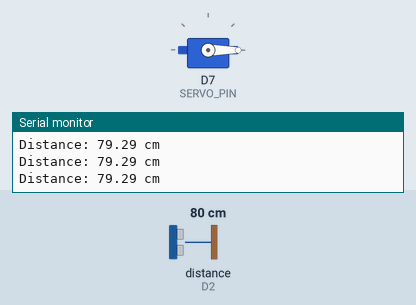
Recording of a sketch running on a simulated ESP8266 (NodeMCU). Shown: servo, the last lines printed to the serial monitor. Wiring (inferred from the names in the program): ultrasonic range finder: trigger D1; echo D2. Inputs (shaded band) come from the test bench; at power-on: distance to the obstacle (sensor on D2) 80 cm. The echo pulse lasts 58.3 µs per cm.

Above: at 1.3 s.
1.4 s: distance to the obstacle (sensor on D2) set to 54 cm
2.9 s: distance to the obstacle (sensor on D2) set to 46 cm
At 3.7 s:
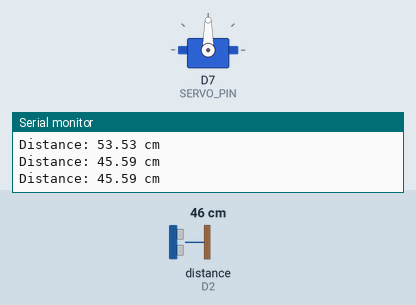
4.5 s: distance to the obstacle (sensor on D2) set to 60 cm
At 5.3 s:
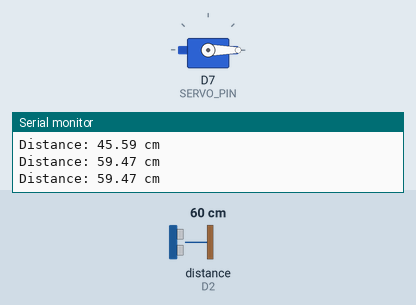
6.0 s: distance to the obstacle (sensor on D2) set to 2 cm
At 6.8 s:
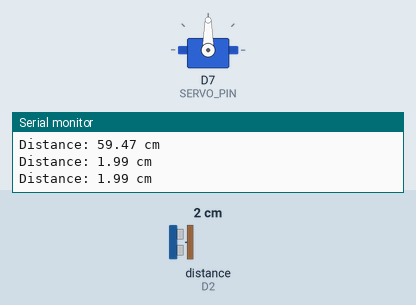
Timing chart, 0 to 8.5 s (numbered marks = the images above; inputs shaded):
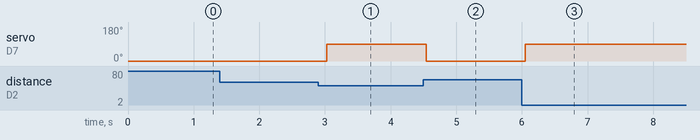

Measured:
- the behaviour switches between 51 and 50 cm on distance to the obstacle (sensor on D2) (found by bisection; images 0 and 1)
- after the input at 2.9 s, servo on D7 (SERVO_PIN): 0° → 90° after 0.13 s
- after the input at 4.5 s, servo on D7 (SERVO_PIN): 90° → 0° at once
- after the input at 6.0 s, servo on D7 (SERVO_PIN): 0° → 90° after 0.05 s

The sketch:

automatic_door_opener.ino
```cpp
 /*
 * Automatic Door Opener using ESP8266 NodeMCU
 * Ultrasonic Sensor + Servo Motor
 *
 * Original reference: newbiely.com
 * Modified and used for academic project purpose
 */

#include <Servo.h>

// Pin definitions
#define TRIG_PIN  D1   // Ultrasonic Sensor TRIG
#define ECHO_PIN  D2   // Ultrasonic Sensor ECHO
#define SERVO_PIN D7   // Servo Motor signal pin

#define DISTANCE_THRESHOLD 50  // Distance in centimeters

Servo servo;  // Servo object

float duration_us;
float distance_cm;

void setup() {
  Serial.begin(9600);

  pinMode(TRIG_PIN, OUTPUT);
  pinMode(ECHO_PIN, INPUT);

  servo.attach(SERVO_PIN);
  servo.write(0);  // Door initially closed
}

void loop() {
  // Send ultrasonic pulse
  digitalWrite(TRIG_PIN, LOW);
  delayMicroseconds(2);
  digitalWrite(TRIG_PIN, HIGH);
  delayMicroseconds(10);
  digitalWrite(TRIG_PIN, LOW);

  // Read echo time
  duration_us = pulseIn(ECHO_PIN, HIGH);

  // Calculate distance
  distance_cm = 0.017 * duration_us;

  // Door control logic
  if (distance_cm > 0 && distance_cm < DISTANCE_THRESHOLD) {
    servo.write(90);   // Open door
  } else {
    servo.write(0);    // Close door
  }

  // Serial output
  Serial.print("Distance: ");
  Serial.print(distance_cm);
  Serial.println(" cm");

  delay(500);
}
```
